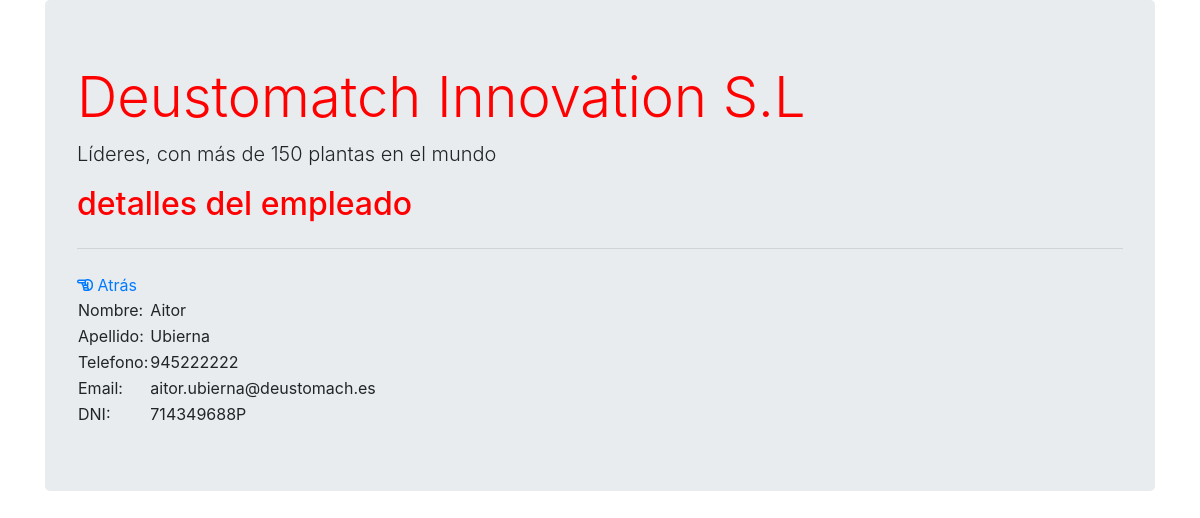
The app's page /proyecto_colaborativo/empleados/2 with its own data.
### proyecto_colaborativo/models.py (models this page shows, shortened)
class Empleado(models.Model):
    nombre = models.CharField(max_length=40)
    apellido = models.CharField(max_length=50, null=True)
    dni = models.CharField(max_length=40, null=True)
    telefono = models.IntegerField(null=True)
    email = models.EmailField(null=True)

### proyecto_colaborativo/views.py (the view)
# urls.py: path('empleados/<int:pk>', views.EmpleadoDetailView.as_view(), name='empleado'),#muestra los detalles de cada empleado
class EmpleadoDetailView(DetailView):  # clase predefinida de django para ids
    model = Empleado
    template_name = 'empleado.html'
    context_object_name = 'empleados'
    def get_context_data(self, **kwargs):
        context = super(EmpleadoDetailView, self).get_context_data(**kwargs)
        context['titulo_pagina'] = 'detalles del empleado'
        return context

### proyecto_colaborativo/templates/empleado.html
{% extends "base.html"%}
{%block contenido%}
<a href="{% url 'listaempleados'%}"><i class="far fa-hand-point-left"></i> Atrás</a>
<table>
    <tr>
        <td>Nombre:</td>
        <td>{{empleados.nombre}}</td>
    </tr>
    <tr>
        <td>Apellido:</td>
        <td>{{empleados.apellido}}</td>
    </tr>
    <tr>
        <td>Telefono:</td>
        <td>{{empleados.telefono}}
    </tr>
    <tr>
        <td>Email:</td>
        <td>{{empleados.email}}</td>
    </tr>
    <tr>
        <td >DNI:    </td>
        <td>{{empleados.dni}}</td>
    </tr>
</table>
{%endblock%}

### records on screen
Empleado: nombre "Aitor", apellido "Ubierna", telefono "945222222", email "aitor.ubierna@deustomach.es", dni "714349688P"

### other values on screen
{{ titulo_pagina }} "detalles del empleado"
